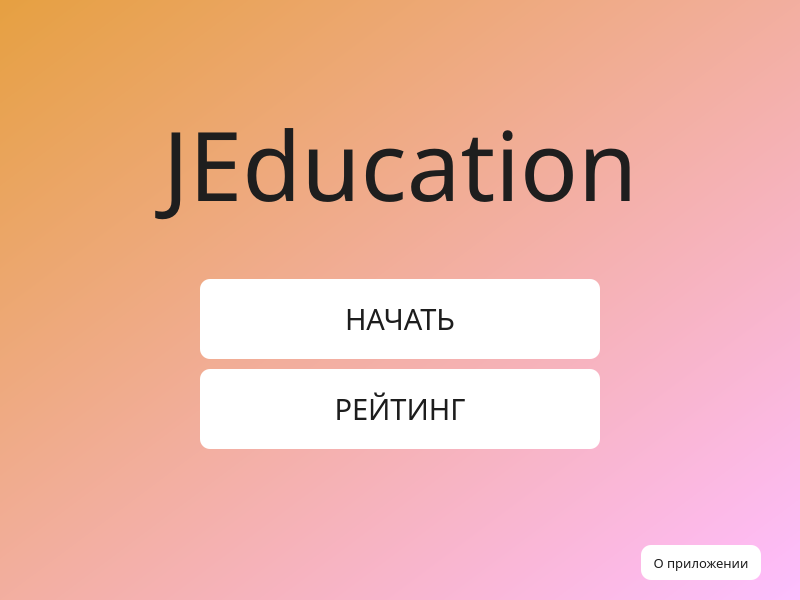
<?xml version="1.0" encoding="UTF-8"?>
<ui version="4.0">
 <class>MainWindow</class>
 <widget class="QMainWindow" name="MainWindow">
  <property name="geometry">
   <rect>
    <x>0</x>
    <y>0</y>
    <width>800</width>
    <height>600</height>
   </rect>
  </property>
  <property name="minimumSize">
   <size>
    <width>800</width>
    <height>600</height>
   </size>
  </property>
  <property name="windowTitle">
   <string>JEducation</string>
  </property>
  <property name="layoutDirection">
   <enum>Qt::RightToLeft</enum>
  </property>
  <property name="autoFillBackground">
   <bool>false</bool>
  </property>
  <property name="styleSheet">
   <string notr="true">background:transparent;
background-color: qlineargradient(spread:pad, x1:0, y1:0, x2:1, y2:1, stop:0 rgba(230, 160, 65, 255), stop:1 rgba(255, 189, 255, 255));</string>
  </property>
  <widget class="QWidget" name="centralwidget">
   <property name="styleSheet">
    <string notr="true"/>
   </property>
   <layout class="QVBoxLayout" name="verticalLayout_2">
    <property name="spacing">
     <number>10</number>
    </property>
    <property name="bottomMargin">
     <number>20</number>
    </property>
    <item>
     <spacer name="verticalSpacer_3">
      <property name="orientation">
       <enum>Qt::Vertical</enum>
      </property>
      <property name="sizeType">
       <enum>QSizePolicy::Fixed</enum>
      </property>
      <property name="sizeHint" stdset="0">
       <size>
        <width>20</width>
        <height>80</height>
       </size>
      </property>
     </spacer>
    </item>
    <item>
     <layout class="QVBoxLayout" name="verticalLayout">
      <item>
       <layout class="QHBoxLayout" name="horizontalLayout_3">
        <item>
         <widget class="QLabel" name="title">
          <property name="sizePolicy">
           <sizepolicy hsizetype="Fixed" vsizetype="Fixed">
            <horstretch>0</horstretch>
            <verstretch>0</verstretch>
           </sizepolicy>
          </property>
          <property name="minimumSize">
           <size>
            <width>200</width>
            <height>150</height>
           </size>
          </property>
          <property name="maximumSize">
           <size>
            <width>600</width>
            <height>200</height>
           </size>
          </property>
          <property name="font">
           <font>
            <family>Bahnschrift</family>
            <pointsize>72</pointsize>
           </font>
          </property>
          <property name="focusPolicy">
           <enum>Qt::NoFocus</enum>
          </property>
          <property name="layoutDirection">
           <enum>Qt::RightToLeft</enum>
          </property>
          <property name="styleSheet">
           <string notr="true">background:transparent;
color: rgb(30, 30, 30);
</string>
          </property>
          <property name="text">
           <string>JEducation</string>
          </property>
          <property name="alignment">
           <set>Qt::AlignCenter</set>
          </property>
         </widget>
        </item>
       </layout>
      </item>
      <item>
       <spacer name="verticalSpacer">
        <property name="orientation">
         <enum>Qt::Vertical</enum>
        </property>
        <property name="sizeType">
         <enum>QSizePolicy::Fixed</enum>
        </property>
        <property name="sizeHint" stdset="0">
         <size>
          <width>20</width>
          <height>30</height>
         </size>
        </property>
       </spacer>
      </item>
      <item>
       <layout class="QHBoxLayout" name="horizontalLayout_2">
        <item>
         <spacer name="horizontalSpacer_2">
          <property name="orientation">
           <enum>Qt::Horizontal</enum>
          </property>
          <property name="sizeType">
           <enum>QSizePolicy::Fixed</enum>
          </property>
          <property name="sizeHint" stdset="0">
           <size>
            <width>100</width>
            <height>20</height>
           </size>
          </property>
         </spacer>
        </item>
        <item>
         <widget class="QPushButton" name="pushButton">
          <property name="sizePolicy">
           <sizepolicy hsizetype="Maximum" vsizetype="Maximum">
            <horstretch>0</horstretch>
            <verstretch>0</verstretch>
           </sizepolicy>
          </property>
          <property name="minimumSize">
           <size>
            <width>140</width>
            <height>80</height>
           </size>
          </property>
          <property name="maximumSize">
           <size>
            <width>400</width>
            <height>200</height>
           </size>
          </property>
          <property name="font">
           <font>
            <family>Bahnschrift</family>
            <pointsize>22</pointsize>
            <underline>false</underline>
           </font>
          </property>
          <property name="autoFillBackground">
           <bool>false</bool>
          </property>
          <property name="styleSheet">
           <string notr="true">background-color: rgb(255, 255, 255);
color: rgb(29, 29, 29);
border:2px;
border-radius:10;
</string>
          </property>
          <property name="text">
           <string>НАЧАТЬ</string>
          </property>
          <property name="autoDefault">
           <bool>true</bool>
          </property>
         </widget>
        </item>
        <item>
         <spacer name="horizontalSpacer">
          <property name="orientation">
           <enum>Qt::Horizontal</enum>
          </property>
          <property name="sizeType">
           <enum>QSizePolicy::Fixed</enum>
          </property>
          <property name="sizeHint" stdset="0">
           <size>
            <width>100</width>
            <height>20</height>
           </size>
          </property>
         </spacer>
        </item>
       </layout>
      </item>
      <item>
       <layout class="QHBoxLayout" name="horizontalLayout_7">
        <item>
         <spacer name="horizontalSpacer_5">
          <property name="orientation">
           <enum>Qt::Horizontal</enum>
          </property>
          <property name="sizeType">
           <enum>QSizePolicy::Fixed</enum>
          </property>
          <property name="sizeHint" stdset="0">
           <size>
            <width>100</width>
            <height>20</height>
           </size>
          </property>
         </spacer>
        </item>
        <item>
         <widget class="QPushButton" name="pushButton_3">
          <property name="minimumSize">
           <size>
            <width>140</width>
            <height>80</height>
           </size>
          </property>
          <property name="maximumSize">
           <size>
            <width>400</width>
            <height>200</height>
           </size>
          </property>
          <property name="font">
           <font>
            <family>Bahnschrift</family>
            <pointsize>22</pointsize>
           </font>
          </property>
          <property name="styleSheet">
           <string notr="true">background-color: rgb(255, 255, 255);
color: rgb(29, 29, 29);
border:2px;
border-radius:10;
</string>
          </property>
          <property name="text">
           <string>РЕЙТИНГ</string>
          </property>
         </widget>
        </item>
        <item>
         <spacer name="horizontalSpacer_4">
          <property name="orientation">
           <enum>Qt::Horizontal</enum>
          </property>
          <property name="sizeType">
           <enum>QSizePolicy::Fixed</enum>
          </property>
          <property name="sizeHint" stdset="0">
           <size>
            <width>100</width>
            <height>20</height>
           </size>
          </property>
         </spacer>
        </item>
       </layout>
      </item>
     </layout>
    </item>
    <item>
     <spacer name="verticalSpacer_2">
      <property name="orientation">
       <enum>Qt::Vertical</enum>
      </property>
      <property name="sizeHint" stdset="0">
       <size>
        <width>20</width>
        <height>40</height>
       </size>
      </property>
     </spacer>
    </item>
    <item>
     <spacer name="verticalSpacer_4">
      <property name="orientation">
       <enum>Qt::Vertical</enum>
      </property>
      <property name="sizeType">
       <enum>QSizePolicy::Fixed</enum>
      </property>
      <property name="sizeHint" stdset="0">
       <size>
        <width>20</width>
        <height>10</height>
       </size>
      </property>
     </spacer>
    </item>
    <item>
     <layout class="QHBoxLayout" name="horizontalLayout">
      <property name="spacing">
       <number>6</number>
      </property>
      <property name="bottomMargin">
       <number>0</number>
      </property>
      <item>
       <spacer name="horizontalSpacer_6">
        <property name="orientation">
         <enum>Qt::Horizontal</enum>
        </property>
        <property name="sizeType">
         <enum>QSizePolicy::Fixed</enum>
        </property>
        <property name="sizeHint" stdset="0">
         <size>
          <width>30</width>
          <height>20</height>
         </size>
        </property>
       </spacer>
      </item>
      <item>
       <widget class="QPushButton" name="pushButton_2">
        <property name="enabled">
         <bool>true</bool>
        </property>
        <property name="sizePolicy">
         <sizepolicy hsizetype="Fixed" vsizetype="Fixed">
          <horstretch>0</horstretch>
          <verstretch>0</verstretch>
         </sizepolicy>
        </property>
        <property name="minimumSize">
         <size>
          <width>120</width>
          <height>35</height>
         </size>
        </property>
        <property name="font">
         <font>
          <family>Bahnschrift</family>
          <pointsize>10</pointsize>
         </font>
        </property>
        <property name="styleSheet">
         <string notr="true">background-color: rgb(255, 255, 255);
color: rgb(29, 29, 29);
border:2px;
border-radius:10;
</string>
        </property>
        <property name="text">
         <string>О приложении</string>
        </property>
       </widget>
      </item>
      <item>
       <spacer name="horizontalSpacer_3">
        <property name="orientation">
         <enum>Qt::Horizontal</enum>
        </property>
        <property name="sizeType">
         <enum>QSizePolicy::Expanding</enum>
        </property>
        <property name="sizeHint" stdset="0">
         <size>
          <width>700</width>
          <height>20</height>
         </size>
        </property>
       </spacer>
      </item>
     </layout>
    </item>
   </layout>
  </widget>
 </widget>
 <resources/>
 <connections/>
</ui>
